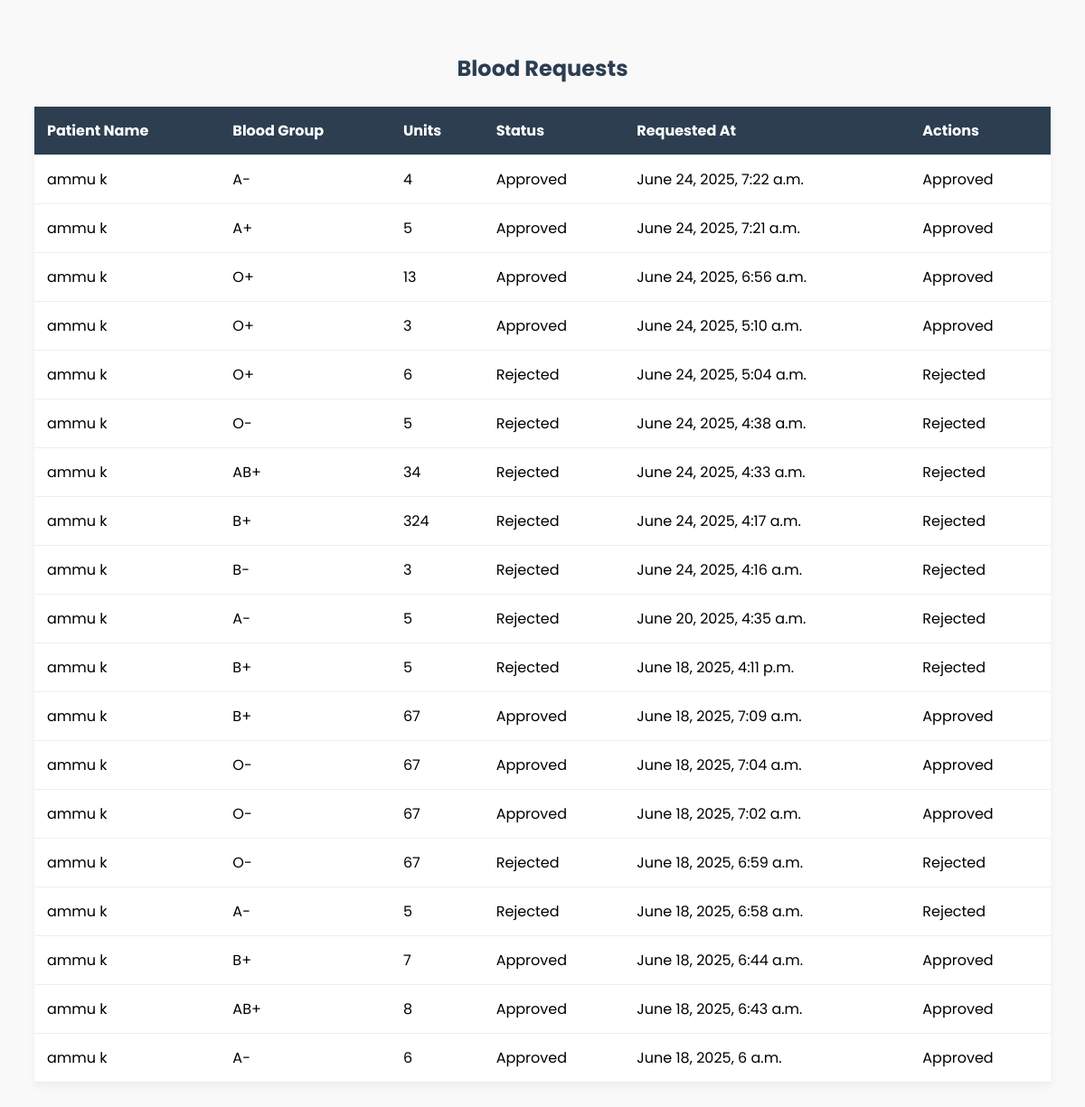
/subadmin/requests/, run on the app's committed database.
### patient/models.py (models this page shows, shortened)
class BloodRequest(models.Model):
    patient = models.ForeignKey(Patient, on_delete=models.CASCADE)
    blood_group = models.CharField(max_length=5, choices=BLOOD_GROUP_CHOICES)
    units = models.PositiveIntegerField()
    reason = models.TextField()
    requested_at = models.DateTimeField(auto_now_add=True)
    status = models.CharField(max_length=10, choices=STATUS_CHOICES, default='Pending')

class Patient(models.Model):
    BLOOD_GROUP_CHOICES = [
        ('A+', 'A+'),
        ('A-', 'A-'),
        ('B+', 'B+'),
        ('B-', 'B-'),
        ('AB+', 'AB+'),
        ('AB-', 'AB-'),
        ('O+', 'O+'),
        ('O-', 'O-'),
    ]
    user = models.OneToOneField(User, on_delete=models.CASCADE)
    profile_pic = models.ImageField(upload_to='patient_profiles/', null=True, blank=True)
    age = models.PositiveIntegerField()
    blood_group = models.CharField(max_length=10, choices=BLOOD_GROUP_CHOICES)
    disease = models.CharField(max_length=100, blank=True)
    doctorname = models.CharField(max_length=100)
    address = models.TextField()
    mobile = models.CharField(max_length=15)
    email = models.EmailField(blank=True, null=True)

### sub_admin/views.py (the view)
# urls.py: path('requests/', views.blood_requests_view, name='blood_requests'),  # used for table display
def blood_requests_view(request):
    from patient.models import BloodRequest
    blood_requests = BloodRequest.objects.all().order_by('-requested_at')  # Fresh every time
    return render(request, 'subadmin/blood_requests.html', {'blood_requests': blood_requests})

### templates/subadmin/blood_requests.html (shortened to what this page needs)
<!DOCTYPE html>
<html lang="en">
<head>
</head>
<body>
    <h2>Blood Requests</h2>
    <table>
        <thead>
            <tr>
                <th>Patient Name</th>
                <th>Blood Group</th>
                <th>Units</th>
                <th>Status</th>
                <th>Requested At</th>
                <th>Actions</th>
            </tr>
        </thead>
        <tbody>
            {% for req in blood_requests %}
            <tr>
                <td>{{ req.patient.user.get_full_name }}</td>
                <td>{{ req.blood_group }}</td>
                <td>{{ req.units }}</td>
                <td>{{ req.status }}</td>
                <td>{{ req.requested_at }}</td>
                <td>
                    {% if req.status == 'Pending' %}
                        <a href="{% url 'approve_request' req.id %}" class="button">Approve</a>
                        <a href="{% url 'reject_blood_request' req.id %}" class="button reject">Reject</a>
                    {% else %}
                        {{ req.status }}
                    {% endif %}
                </td>
            </tr>
            {% endfor %}
        </tbody>
    </table>
</body>
</html>

### templates/subadmin/blood_requests.html (style rules this page uses)
body { font-family: 'Poppins', sans-serif; background-color: #f9f9f9; padding: 30px; }
h2 { text-align: center; color: #2c3e50; }
table { width: 100%; border-collapse: collapse; margin-top: 25px; background-color: #fff; box-shadow: 0 4px 8px rgba(0,0,0,0.05); }
th, td { padding: 14px; border-bottom: 1px solid #eee; text-align: left; }
th { background-color: #2c3e50; color: #fff; }

### data on the page
BloodRequest: patient.user.get_full_name "ammu k", blood_group "A-", units "4", status "Approved", requested_at "June 24, 2025, 7:22 a.m."
BloodRequest: patient.user.get_full_name "ammu k", blood_group "A+", units "5", status "Approved", requested_at "June 24, 2025, 7:21 a.m."
BloodRequest: patient.user.get_full_name "ammu k", blood_group "O+", units "13", status "Approved", requested_at "June 24, 2025, 6:56 a.m."
BloodRequest: patient.user.get_full_name "ammu k", blood_group "O+", units "3", status "Approved", requested_at "June 24, 2025, 5:10 a.m."
BloodRequest: patient.user.get_full_name "ammu k", blood_group "O+", units "6", status "Rejected", requested_at "June 24, 2025, 5:04 a.m."
BloodRequest: patient.user.get_full_name "ammu k", blood_group "O-", units "5", status "Rejected", requested_at "June 24, 2025, 4:38 a.m."
BloodRequest: patient.user.get_full_name "ammu k", blood_group "AB+", units "34", status "Rejected", requested_at "June 24, 2025, 4:33 a.m."
BloodRequest: patient.user.get_full_name "ammu k", blood_group "B+", units "324", status "Rejected", requested_at "June 24, 2025, 4:17 a.m."
BloodRequest: patient.user.get_full_name "ammu k", blood_group "B-", units "3", status "Rejected", requested_at "June 24, 2025, 4:16 a.m."
BloodRequest: patient.user.get_full_name "ammu k", blood_group "A-", units "5", status "Rejected", requested_at "June 20, 2025, 4:35 a.m."
BloodRequest: patient.user.get_full_name "ammu k", blood_group "B+", units "5", status "Rejected", requested_at "June 18, 2025, 4:11 p.m."
BloodRequest: patient.user.get_full_name "ammu k", blood_group "B+", units "67", status "Approved", requested_at "June 18, 2025, 7:09 a.m."
BloodRequest: patient.user.get_full_name "ammu k", blood_group "O-", units "67", status "Approved", requested_at "June 18, 2025, 7:04 a.m."
BloodRequest: patient.user.get_full_name "ammu k", blood_group "O-", units "67", status "Approved", requested_at "June 18, 2025, 7:02 a.m."
BloodRequest: patient.user.get_full_name "ammu k", blood_group "O-", units "67", status "Rejected", requested_at "June 18, 2025, 6:59 a.m."
BloodRequest: patient.user.get_full_name "ammu k", blood_group "A-", units "5", status "Rejected", requested_at "June 18, 2025, 6:58 a.m."
BloodRequest: patient.user.get_full_name "ammu k", blood_group "B+", units "7", status "Approved", requested_at "June 18, 2025, 6:44 a.m."
BloodRequest: patient.user.get_full_name "ammu k", blood_group "AB+", units "8", status "Approved", requested_at "June 18, 2025, 6:43 a.m."
BloodRequest: patient.user.get_full_name "ammu k", blood_group "A-", units "6", status "Approved", requested_at "June 18, 2025, 6 a.m."
